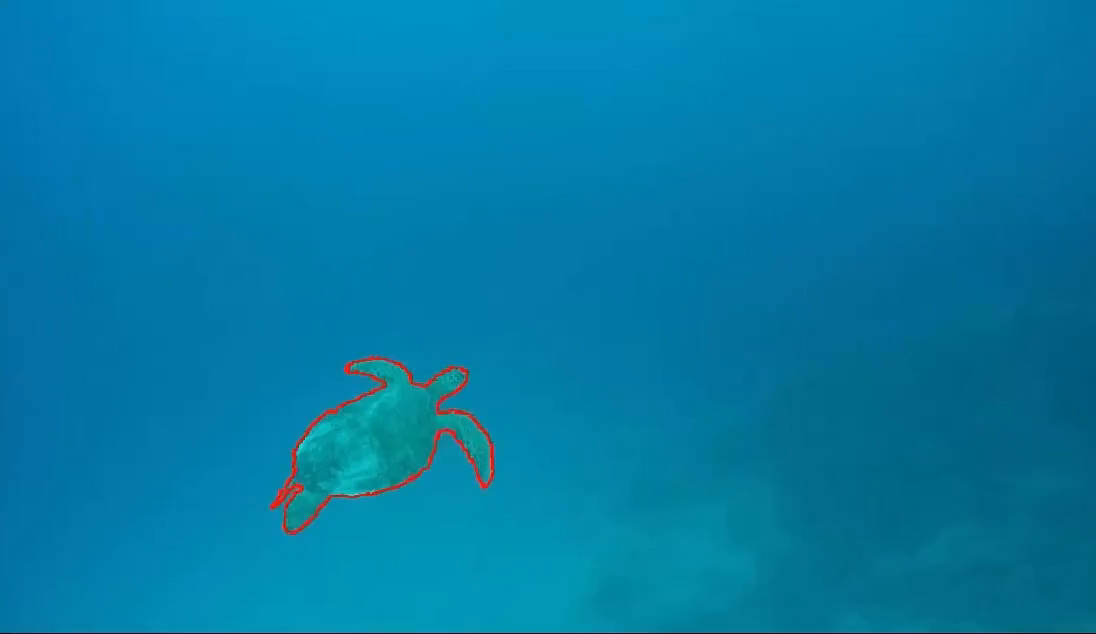
#> input picture frame 1 of resources/Rotobrush_Media.mp4, 1096 x 634 px, given in place of Rotobrush Media.mp4, which was not available
$ jupyter execute temp.ipynb
#> lines starting #> are read from the running program, lines starting #| are printed output that depends on the picture; pictures that were not available may be replaced by others from this repository, and a replacement may not be noted
[cell 1]
import heapq
import matplotlib.pyplot as plt
import networkx as nx

def heuristic(a, b):
    # return abs(b[0] - a[0]) + abs(b[1] - a[1])
    # make the heuristic be the euclidean distance
    return ((b[0] - a[0])**2 + (b[1] - a[1])**2)**0.5

def astar(graph, start, goal):
#> called with start = (3, 2), goal = (9, 9)
    open_list = []
    heapq.heappush(open_list, (0, start))
    came_from = dict()
    g_score = {node: float('inf') for node in graph.nodes}
    g_score[start] = 0
    f_score = {node: float('inf') for node in graph.nodes}
    f_score[start] = heuristic(start, goal)

    while open_list:
        current = heapq.heappop(open_list)[1]

        if current == goal:
            path = [current]
            while current in came_from:
                current = came_from[current]
                path.append(current)
            path.reverse()
            return path

        for neighbor in graph.neighbors(current):
            tentative_g_score = g_score[current] + 1

            if tentative_g_score < g_score[neighbor]:
                came_from[neighbor] = current
                g_score[neighbor] = tentative_g_score
                f_score[neighbor] = tentative_g_score + heuristic(neighbor, goal)
                heapq.heappush(open_list, (f_score[neighbor], neighbor))

    return None

# Create a graph
graph = nx.grid_2d_graph(10, 10)
graph.remove_node((1, 1))
graph.remove_node((1, 2))
graph.remove_node((1, 3))

start = (3, 2)
goal = (9, 9)

# Run A* search
path = astar(graph, start, goal)

# Visualize the graph
pos = {(x, y): (x, y) for x, y in graph.nodes()}
nx.draw(graph, pos, node_color="g", node_size=500, with_labels=True)

# Visualize the path
if path is not None:
    edges = [(path[i], path[i+1]) for i in range(len(path) - 1)]
    nx.draw_networkx_edges(graph, pos, edgelist=edges, edge_color='r', width=3)

plt.show()
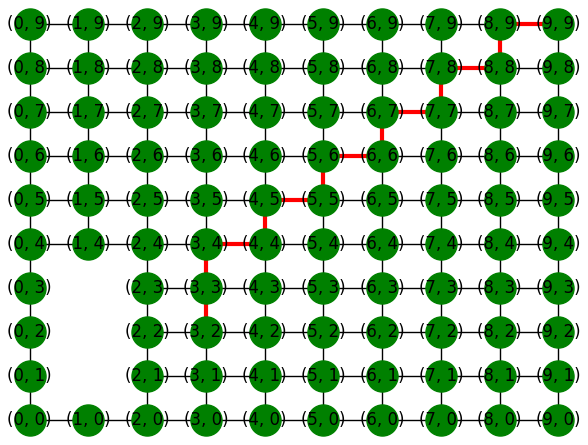
#> figure drawn by matplotlib, 1 panel

[cell 2]
# generate a cool looking 3d plot
from mpl_toolkits.mplot3d import Axes3D
import numpy as np
import matplotlib.pyplot as plt

fig = plt.figure(figsize=(10, 10))
ax = fig.add_subplot(111, projection='3d')

# I want the surface to look bumpy and have ridges like a non convex loss function
# so I'll use a sum of sine waves

# make it look like matlab peaks(25) function
# https://www.mathworks.com/help/matlab/ref/peaks.html
def peaks(x, y):
    return 3*(1-x)**2 * np.exp(-(x**2) - (y+1)**2) \
        - 10*(x/5 - x**3 - y**5) * np.exp(-x**2-y**2) \
        - 1/3*np.exp(-(x+1)**2 - y**2)

# make the grid
X, Y = np.meshgrid(np.linspace(-3, 3, 100), np.linspace(-3, 3, 100))

# calculate the Z values for each of the (X, Y) grid points
Z = peaks(X, Y)


# scale it to fit in the range [0, 1]
Z = (Z - Z.min()) / (Z.max() - Z.min())


# Plot the surface.
ax.plot_surface(X, Y, Z, cmap=plt.cm.YlGnBu_r)

# add labels
ax.set_xlabel('X')
ax.set_ylabel('Y')
ax.set_zlabel('Z')


plt.show()
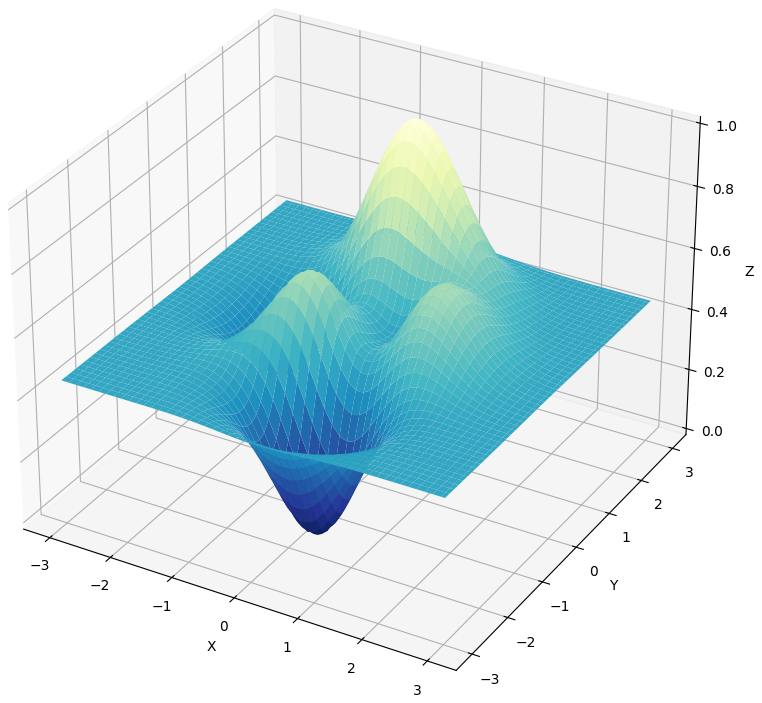
#> figure drawn by matplotlib, 1 panel

[cell 3]
# create a pca plot
import numpy as np
import matplotlib.pyplot as plt
from sklearn.decomposition import PCA
from sklearn.datasets import load_iris

# load the iris dataset
iris = load_iris()
X = iris.data
y = iris.target

# fit a PCA model to the data
pca = PCA(n_components=2)
pca.fit(X)

# transform the data to the new basis
X_transformed = pca.transform(X)

# plot the data in the new basis
plt.scatter(X_transformed[:, 0], X_transformed[:, 1], c=y)
plt.show()
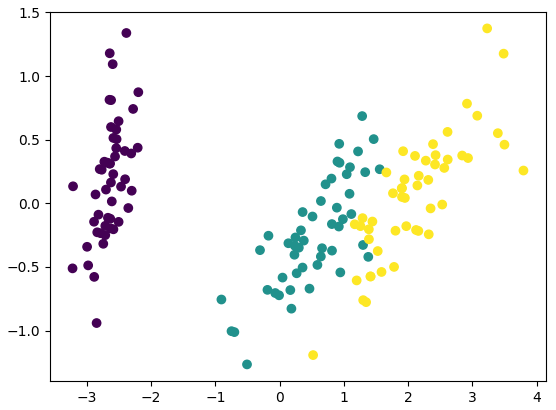
#> figure drawn by matplotlib, 1 panel

[cell 4]
import numpy as np

# Generate structured 3D data
num_points = 100
x = np.random.normal(0, 1, num_points)
y = np.random.normal(0, 1, num_points)
z = np.random.normal(0, 1, num_points)

# Rotate the data using a random rotation matrix
rotation_matrix = np.random.rand(3, 3)
data = np.dot(np.vstack((x, y, z)).T, rotation_matrix)

# Perform PCA
pca = PCA(n_components=3)
pca.fit(data)

# Calculate PCA lines
mean = pca.mean_
components = pca.components_
lengths = pca.explained_variance_

# make any length less than 1 be 1 so we can plot it, but make sure
# the middle length is exactly in between the other two lengths
lengths[lengths < 1] = 1
lengths[1] = (lengths[0] + lengths[2]) / 2


for e in lengths:
    print(e)

# Create 3D plot
fig = plt.figure()
ax = fig.add_subplot(111, projection='3d')

# Plot the data points
ax.scatter(data[:, 0], data[:, 1], data[:, 2], c='b', marker='o')

# Plot PCA lines
scale_factor = 1
for component, length in zip(components, lengths):
    start = mean
    end = mean + component * length * scale_factor
    ax.plot(*zip(start, end), color='r', linewidth=2)

# Set axis labels
ax.set_xlabel('X Label')
ax.set_ylabel('Y Label')
ax.set_zlabel('Z Label')

# Show the 3D plot
plt.show()
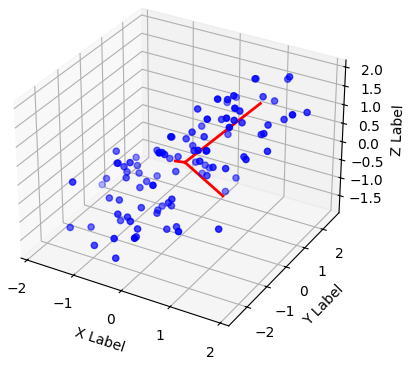
#> figure drawn by matplotlib, 1 panel

[cell 5]
lens = [3.8120749221836667, 1.8, 0.9]

# Create 3D plot
fig = plt.figure()
ax = fig.add_subplot(111, projection='3d')

# Plot the data points
ax.scatter(data[:, 0], data[:, 1], data[:, 2], c='b', marker='o')

# Plot PCA lines
scale_factor = 1
for component, length in zip(components, lens):
    start = mean
    end = mean + component * length * scale_factor
    ax.plot(*zip(start, end), color='r', linewidth=2)

# Set axis labels
ax.set_xlabel('X')
ax.set_ylabel('Y')
ax.set_zlabel('Z')

# Show the 3D plot
plt.show()
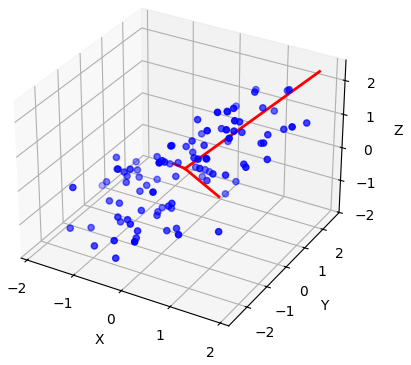
#> figure drawn by matplotlib, 1 panel
# save the plot. right now its just white
plt.savefig('pca.png', dpi=300, bbox_inches='tight')

[cell 6]
# a function that takes a video and returns 9 frames from it
# that are evenly spaced out. The first and last frame are always
# included
import cv2
import numpy as np

def get_video_frames(video_path, num_frames=9):

    # Initialize the video capture object
#> called with video_path = 'Rotobrush Media.mp4', num_frames = 9
    cap = cv2.VideoCapture(video_path)

    # Check if the video is opened successfully
    if not cap.isOpened():
        print("Error: Could not open the video file.")
        return []

    # Get the total number of frames in the video
    total_frames = int(cap.get(cv2.CAP_PROP_FRAME_COUNT))

    # Calculate the frame indices to extract
    frame_indices = np.linspace(1, total_frames - 1, num=num_frames, dtype=int)

    # Initialize the output list
    output_frames = []

    # Loop through the frame indices and extract the corresponding frames
    for frame_idx in frame_indices:
        # Set the current position of the video to the desired frame
        cap.set(cv2.CAP_PROP_POS_FRAMES, frame_idx)

        # Read the current frame
        ret, frame = cap.read()

        # Check if the frame was read successfully
        if not ret:
            print(f"Error: Could not read frame {frame_idx}.")
            continue

        # Append the current frame to the output list
        output_frames.append(frame)
#> this loop made 9 passes
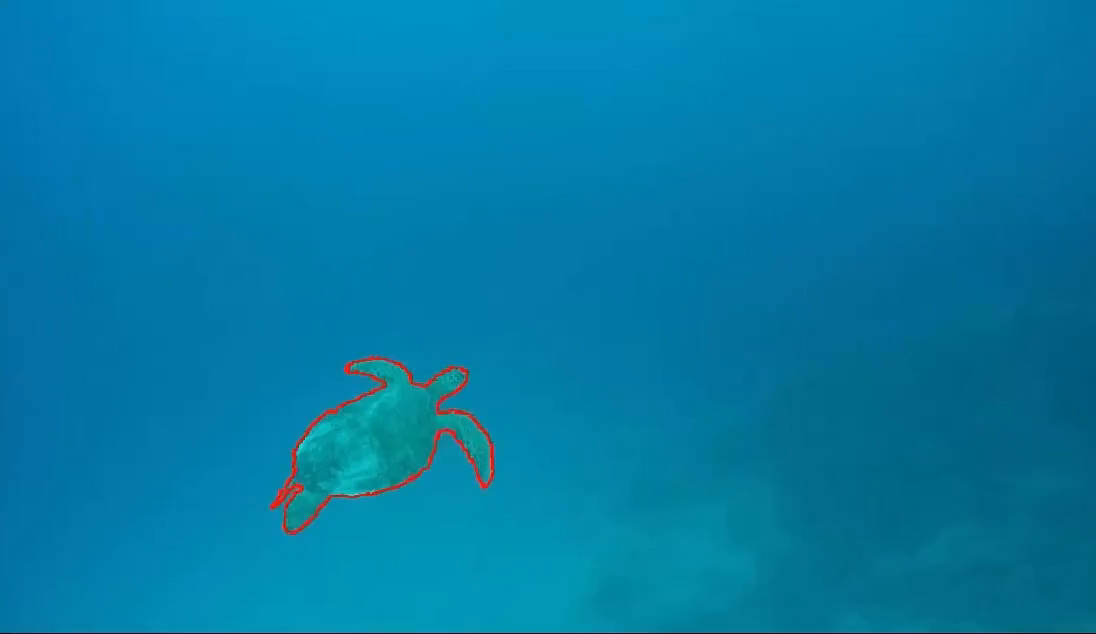
#> input picture frame 1 of resources/Rotobrush_Media.mp4, 1096 x 634 px, given in place of Rotobrush Media.mp4, which was not available
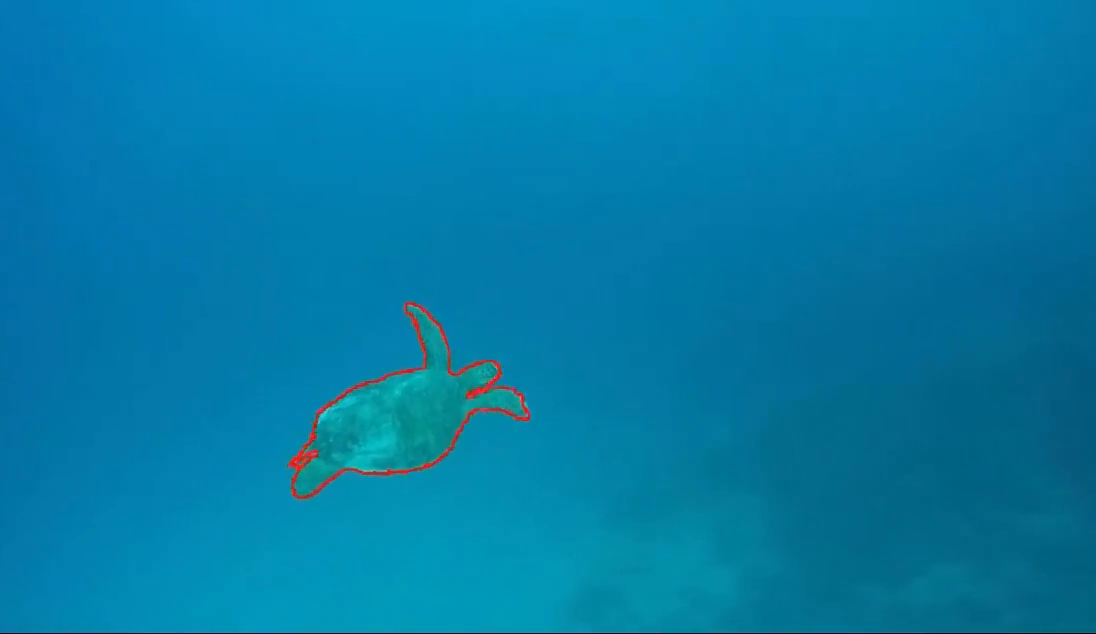
#> input picture frame 16 of resources/Rotobrush_Media.mp4, 1096 x 634 px, given in place of Rotobrush Media.mp4, which was not available
#> pass 3, in get_video_frames, `ret, frame = cap.read()`:
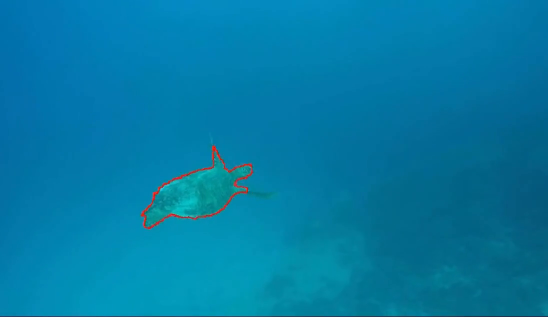
#> frame: shape (634, 1096, 3) (shown at 1/2 size); mean B, G, R 164.7, 122.9, 3.4
#> after the loop, output_frames = 9 items

    # Release the video capture object
    cap.release()

    return output_frames

# get the frames
frames = get_video_frames('Rotobrush Media.mp4')
#> frames = 9 items

import cv2
import numpy as np

# Get the shape of the individual frames
height, width, channels = frames[0].shape

# Create an empty array to store the final image
final_image = np.zeros((height * 3, width * 3, channels), dtype=np.uint8)

# Fill the final image with the frames
for i in range(3):
    for j in range(3):
        final_image[i * height : (i + 1) * height, j * width : (j + 1) * width] = frames[i * 3 + j]
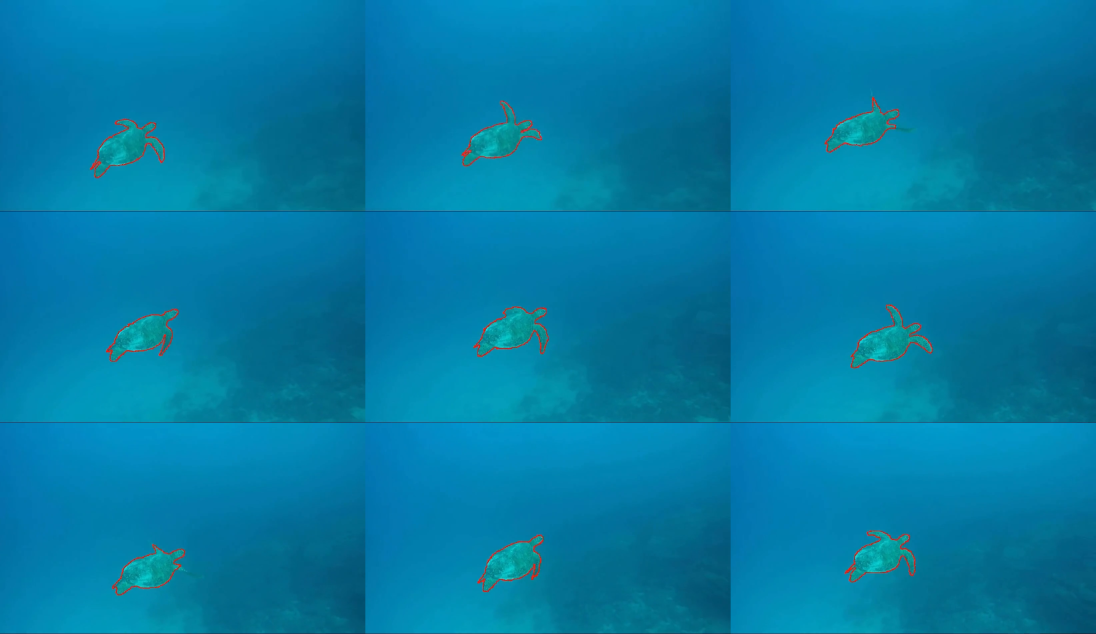
#> final_image: shape (1902, 3288, 3) (shown at 1/3 size); mean of channels 0, 1, 2 165.1, 123.3, 3.4; drawn as B, G, R

# display the final image using matplotlib
import matplotlib.pyplot as plt

final_image = final_image[:, :, ::-1]
plt.imshow(final_image)

# save the final image using matplotlib
plt.imsave('final_image.png', final_image)


# [11 lines of commented-out code are left out]

$ run again, starting later in the video
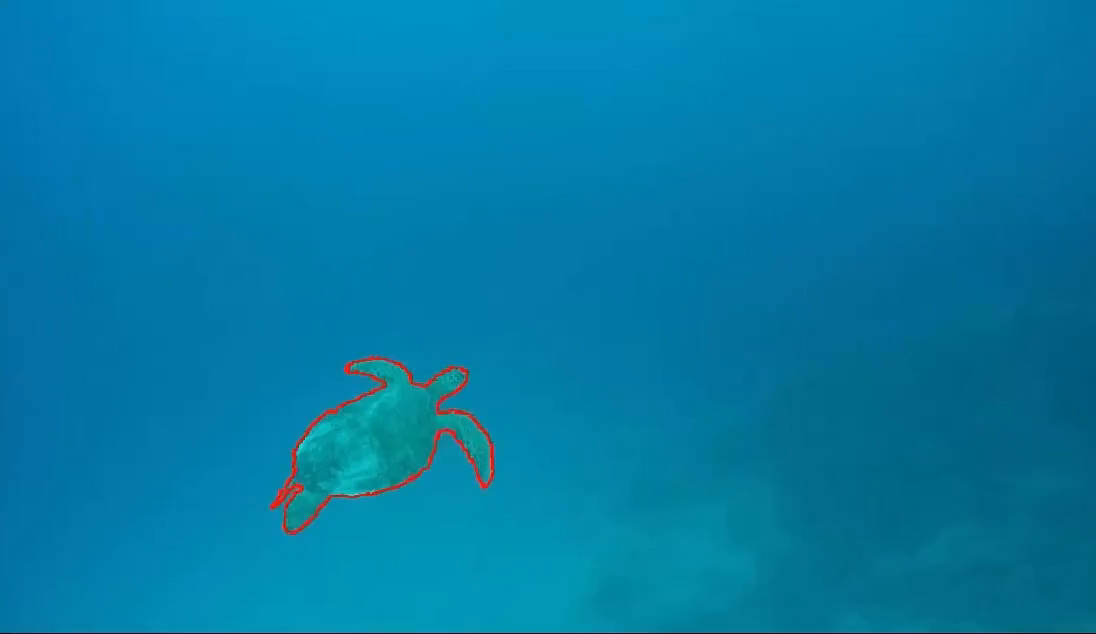
#> input picture frame 1 of resources/Rotobrush_Media.mp4, 1096 x 634 px, given in place of Rotobrush Media.mp4, which was not available
#> the loop in get_video_frames, `for frame_idx in frame_indices:` made 9 passes
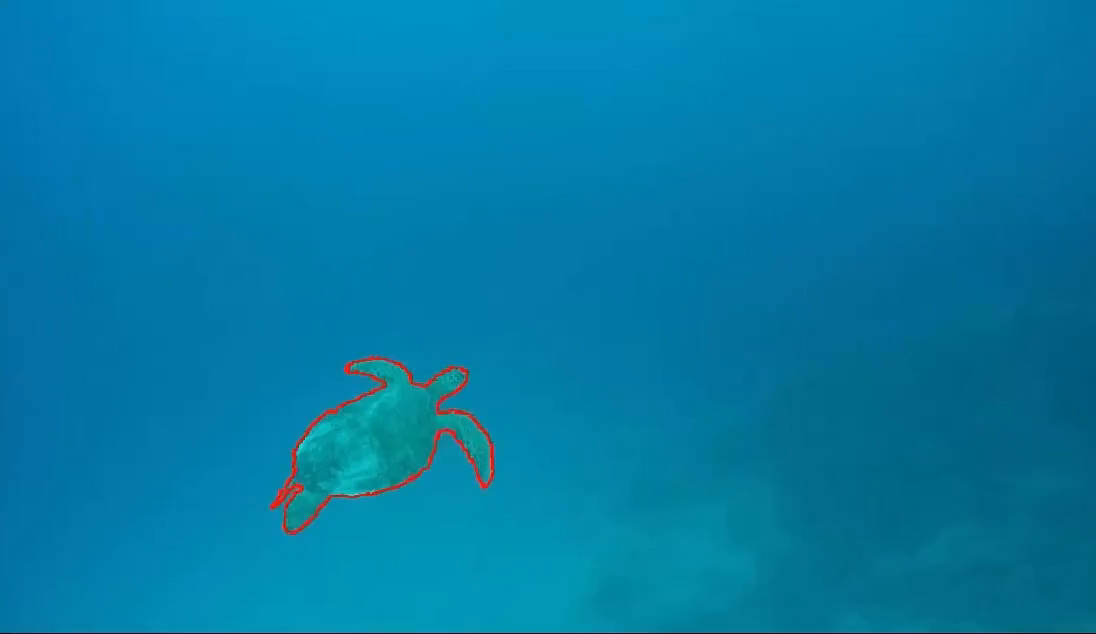
#> input picture frame 1 of resources/Rotobrush_Media.mp4, 1096 x 634 px, given in place of Rotobrush Media.mp4, which was not available
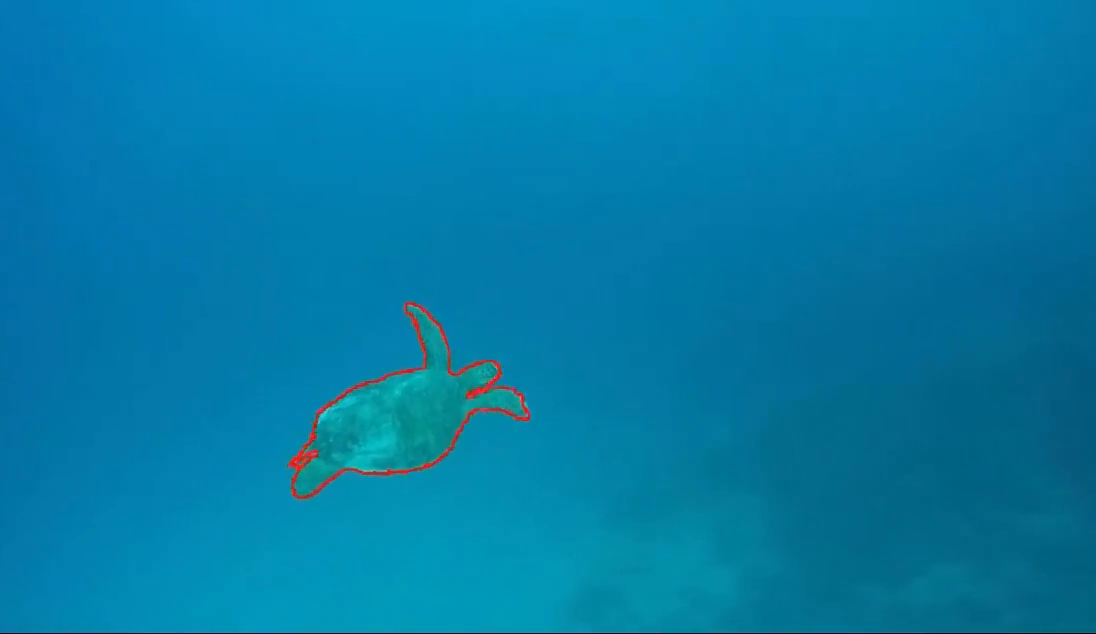
#> input picture frame 16 of resources/Rotobrush_Media.mp4, 1096 x 634 px, given in place of Rotobrush Media.mp4, which was not available
#> after the loop in get_video_frames, `for frame_idx in frame_indices:`: output_frames = 9 items
